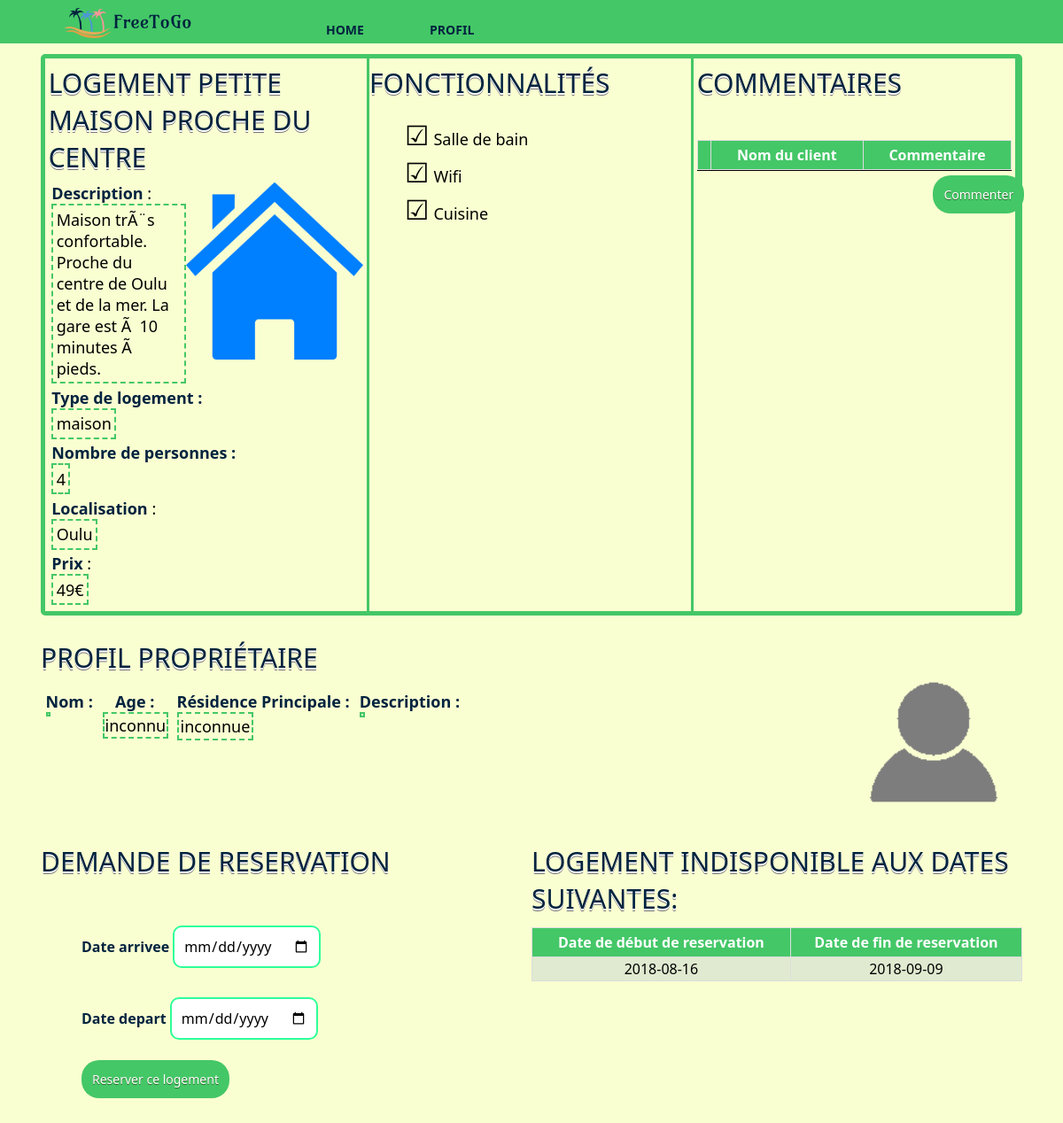
Screenshot of /logement.php?idLogement=2 with the database file from the repository.
### tables this page shows
CREATE TABLE IF NOT EXISTS `logement` (
	`idLogement` int(11) NOT NULL AUTO_INCREMENT,
	`prix` int(11) NOT NULL,
	`type` varchar(30) NOT NULL,
	`idClient` int(11) NOT NULL,
	`nomLogement` varchar(30) NOT NULL,
	`effectif` int(11) DEFAULT NULL,
	`adresse` varchar(90) DEFAULT NULL,
	`photo` varchar(50) DEFAULT NULL,
	`description` varchar(240) DEFAULT NULL,
	`ville` varchar(30) DEFAULT NULL,
	`pays` varchar(30) DEFAULT NULL,
	`wifi` BOOL DEFAULT FALSE,
	`cuisine` BOOL DEFAULT FALSE,
	`salledebain` BOOL DEFAULT FALSE,
	FOREIGN KEY (`idClient`) REFERENCES client(`idClient`),
	PRIMARY KEY (`idLogement`)
);

CREATE TABLE IF NOT EXISTS `reserver` (
	`numeroReservation` int(11) NOT NULL AUTO_INCREMENT,
	`idClient` int(11) DEFAULT NULL,
	`idLogement` int(11) DEFAULT NULL,
	`dateDebut` date DEFAULT NULL,
	`dateFin` date DEFAULT NULL CHECK (dateDebut < dateFin),
	FOREIGN KEY (`idClient`) REFERENCES client(`idClient`),
	FOREIGN KEY (`idLogement`) REFERENCES logement(`idLogement`),
	PRIMARY KEY (`numeroReservation`)
);

### public_html/include/fonctions.php (called while the page is built, shortened)
<?php
function gererPhoto($donnees, $attribut, $imageParDefaut){
  if($donnees[$attribut]==NULL){
    $photo=$imageParDefaut;
  }else{
    $photo=$donnees[$attribut];
  }
  return $photo;
}
?>

### public_html/logement.php (the view, shortened to what this page needs)
<!doctype html>
<html lang="fr">
<head>
  <link rel="stylesheet" type="text/css" href="css/common.css" />
  <link rel="stylesheet" type="text/css" href="css/pageLogement.css" />
</head>
<body>
  <?php include('include/header.html'); require_once('include/fonctions.php'); ?>
  <div class="main">
    <?php
    if (isset($_GET["idLogement"])){
      $bd = seConnecterABD();
      $reponse=$bd->query('SELECT * FROM logement WHERE idLogement ="'.$_GET["idLogement"].'";');
      $donnees = $reponse->fetch();
    }
    $photo=gererPhoto($donnees,'photo',"/images/logement_default.png");
    ?>
    <div id="container">
      <div class="ligne">
        <div class="colonne" >
          <div id="div_logement" >
            <?php
            echo '  <h2>Logement '.$donnees["nomLogement"].'</h2>';
            echo '<img src="'.$photo.'" style="float:right;" class="photo" alt="photo du logement"/>';
            ?>
            <div class="attribut">
              <label>Description</label> :<br/>
              <span class="champLogement">
                <?php
                echo htmlspecialchars($donnees["description"]);
                ?>
              </span>
            </div>
            <div class="attribut">
              <label>Type de logement :</label>
              <span class="champLogement">
                <?php
                echo htmlspecialchars($donnees["type"]);
                ?>
              </span>
            </div>
            <div class="attribut"><label>Nombre de personnes :</label>
              <span class="champLogement">
                <?php
                echo htmlspecialchars($donnees["effectif"]);
                ?>
              </span>
            </div>
            <div class="attribut">
              <label>Localisation</label> : <br/>
              <span class="champLogement">
                <?php
                echo htmlspecialchars($donnees["ville"]);
                ?>
              </span>
            </div>
            <div class="attribut">
              <label>Prix</label> :
              <span class="champLogement">
                <?php
                echo htmlspecialchars($donnees["prix"]).'€';
                ?>
              </span>
            </div>
          </div>
        </div>
        <div class="colonne">
          <h2>Fonctionnalités</h2>
          <ul id="liste_fonctionnalites">
            <?php
            $wifi = "unchecked";
            $sdb = "unchecked";
            $cuisine = "unchecked";
            if ($donnees["wifi"]){
              $wifi = "checked";
            }
            if ($donnees["salledebain"]){
              $sdb = "checked";
            }
            if ($donnees["cuisine"]){
              $cuisine = "checked";
            }
            echo '
            <li class="'.$sdb.'">Salle de bain</li>
            <li class="'.$wifi.'">Wifi</li>
            <li class="'.$cuisine.'">Cuisine</li>';
            ?>
          </ul>
        </div>
        <div class="colonne">
          <div id="div_commentaire">
            <h2>Commentaires</h2>
            <div class="commentaire">
              <table class="tableaux">
                <tr>
                  <th></th>
                  <th>Nom du client</th>
                  <th>Commentaire</th>
                </tr>
              </table>
            </div>
            <?php
            echo '<button style="margin-left:75%;" onclick="location.href=\'commentaire.php?idLogement='.$_GET["idLogement"].'\'" type="button" class="bouton">Commenter</button>';
            ?>
          </div>
        </div>
      </div>
    </div>
    <div class="ligne">
      <div class="colonne" >
        <h2>Profil Propriétaire</h2>
        <div id="description_proprietaire" style="display:flex;">
          <?php
          $idProprietaire = $donnees["idClient"];
          $reponse2=$bd->query('SELECT * FROM client WHERE idClient ="'.$idProprietaire.'";');
          $donneesProprietaire = $reponse2->fetch();
          ?>
          <div class="attribut">
            <label>Nom : </label>
            <span class="champLogement">
            </span>
          </div>
          <div class="attribut">
            <label>Age : </label>
            <span class="champLogement">
              <?php
              if (!empty($donneesProprietaire["age"])){
                echo $donneesProprietaire["age"];
              }else{
                echo "inconnu";
              }
              ?>
            </span>
          </div>
          <div class="attribut">
            <label>Résidence Principale : </label>
            <span class="champLogement">
              <?php
              if (!empty($donneesProprietaire["adresse"])){
                echo $donneesProprietaire["adresse"];
              }else{
                echo "inconnue";
              }
              ?>
            </span>
          </div>
          <div class="attribut">
            <label>Description :</label>
            <span class="champLogement">
            </span>
          </div>
        </div>
      </div>
      <div class="colonne" style="margin-top:30px">
        <img src="<?php echo gererPhoto($donneesProprietaire, "photoProfil", "./images/profil_default.png"); ?>" style="float:right;margin-left:15%;" class="photo_profil" alt="photo de profil du proprietaire"/>
      </div>
    </div>
    <div class="ligne">
      <div class="colonne">
        <h2>demande de reservation</h2>
        <div class= "main" >
          <form method="post">
            <div style="margin-bottom:5%;">
              <label> Date arrivee</label>
              <input type="date" name="ddebut" required />
            </div>
            <div style="margin-bottom:3%;">
              <label> Date depart </label>
              <input type="date" name="dfin" required />
            </div>
            <input type="submit" class= "bouton" name= "Reservation" value="Reserver ce logement" />
          </form>
        </div>
      </div>
      <div class="colonne">
        <h2> Logement indisponible aux dates suivantes: </h2>
        <?php
        if (isset($_GET["idLogement"])){
          $bd = seConnecterABD();
          $r=$bd->query('SELECT datedebut, datefin FROM reserver WHERE idLogement ="'.$_GET["idLogement"].'";');
          echo '<table class="tableaux">';
          echo '
          <tr>
          <th> Date de début de reservation</th>
          <th> Date de fin de reservation</th>
          </tr>';
          while($d=$r->fetch()){
            echo '
            <tr>
            <td> '.$d['datedebut'].' </td>
            <td> '.$d['datefin'].' </td>
            </tr>' ;
          }
          echo '</table>';
        }
        ?>
      </div>
    </div>
  </div>
</body>
</html>

### public_html/css/common.css (style rules this page uses)
:root { --main-font-family:"Segoe UI","Helvetica Neue",Arial,sans-serif; --main-vertFonce : #44c767; --main-vertClair : #2efe9a; --main-bleuFonce : #01233f; }
body { background: #FAFFD1; font-family: var(--main-font-family); font-weight: 400; margin:0; }
#container { border: 5px solid var(--main-vertFonce); border-radius: 5px; margin-top: 15px; margin-bottom: 15px; }
h2 { margin-bottom: 2%; margin-top: 2%; color: var(--main-bleuFonce); font-weight: normal; font-family: var(--main-font-family); font-size: 30px; line-height: 42px; text-transform: uppercase; text-shadow: 0 2px white, 0 3px #777; text-align: left; }
img { float: left; }
.logo { float: center; padding: 5px 0; margin-left: 70px; margin-right: 70px; }
.navbar { overflow: hidden; position: fixed; top: 0; width: 100%; background-color: var(--main-vertFonce); margin-bottom:5px; }
.navbar ul { margin: 0; padding: 0; }
.navbar li { display: inline-block; margin-left: 70px; padding-top: 20px; position: relative; color: var(--main-bleuFonce); font-weight: bold; font-family: var(--main-font-family); }
nav a { color: var(--main-bleuFonce); text-decoration: none; text-transform: uppercase; font-size: 14px; }
nav a::before { content: ''; display: block; height: 5px; background-color: var(--main-bleuFonce); position: absolute; top: 0; width: 0%; transition: all ease-in-out 300ms; }
.bouton { margin-top:5px; margin-bottom:5px; background-color:var(--main-vertFonce); -moz-border-radius:20px; -webkit-border-radius:20px; border-radius:20px; border:1px ; cursor:pointer; color:#ffffff; font-family: var(--main-font-family); font-size:14px; padding:12px 12px; text-shadow:0px 1px 0px #2f6627; }
input[type="text"], input[type="password"],input[type="number"],input[type="date"] { border-radius: 10px; padding: 10px ; font-family: var(--main-font-family); font-size: 1em; margin-top:5px; margin-bottom:5px; border: solid 2px var(--main-vertClair);; }
.main { margin: 30px; padding: 16px; }
.photo { border-radius: 8px; display: block; margin-left: auto; margin-right: auto; width: 200px; height:200px; }
.photo_profil { border-radius: 8px; display: block; margin-left: auto; margin-right: auto; width: 200px; height: 200px; }
label { font-family: var(--main-font-family); color: var(--main-bleuFonce); font-weight: bold; }
.tableaux { font-family: var(--main-font-family); border-collapse: collapse; width: 100%; }
.tableaux td { text-align: center; padding: 2px; border: 1px solid #ddd; }
.tableaux tr:nth-child(even) { background-color: #E0EAD0 }
.tableaux tr:nth-child(odd) { background-color: #b3ffbc }
.tableaux th { background-color: var(--main-vertFonce); color: white; border: 1px solid #ddd; text-align: center; padding: 5px; }
.ligne { display: flex; }
.colonne { flex: 50%; float: left; }

### public_html/css/pageLogement.css (style rules this page uses)
#div_logement { margin-right: 0%; padding : 1%; padding-top: 0%; }
#div_commentaire { border-style: none; padding : 1%; padding-top: 0%; }
.commentaire { padding-top: 10%; border-bottom-style: solid; border-width: thin; }
#liste_fonctionnalites { list-style: none; }
#liste_fonctionnalites li::before { font-size: 170%; padding-right: 5px; }
#liste_fonctionnalites li.checked::before { content: "☑"; }
.attribut { margin : 1%; font-size: large; }
#description_proprietaire .attribut { text-align: center; }
li { font-size : large; }
.champLogement { border: solid 2px var(--main-vertFonce); border-style:dashed;; display: table; padding: 1%; }
#container .colonne { border-right-style: solid; border-color: #44c767; }

### rows the page displays
logement: nomLogement "PETITE MAISON PROCHE DU CENTRE", photo (placeholder picture), description "Maison trÃ¨s confortable. Proche du centre de Oulu et de la mer. La gare est Ã 10 minutes Ã pieds.", type "maison", effectif "4", ville "Oulu", prix "49"
reserver: dateDebut "2018-08-16", dateFin "2018-09-09"
